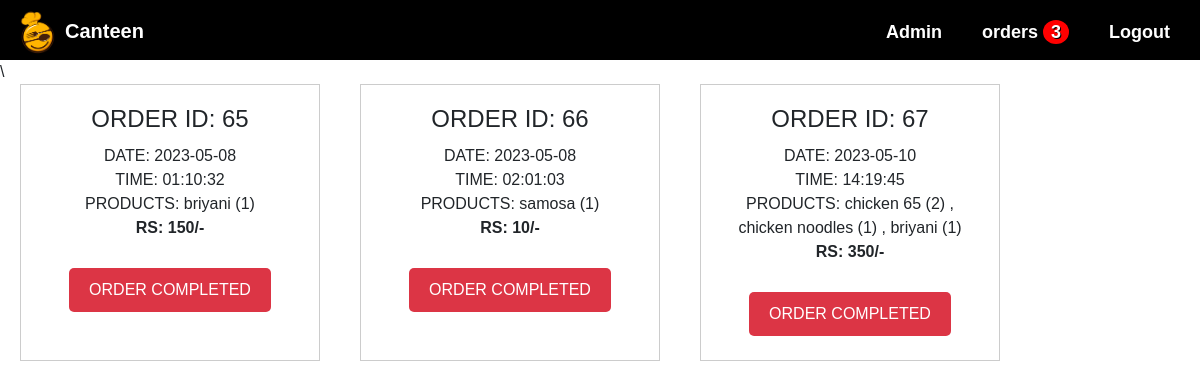
Page /admin_orders.php (signed in) on the committed database.
### tables this page shows
CREATE TABLE `order` (
  `date` date NOT NULL DEFAULT current_timestamp(),
  `time` time NOT NULL DEFAULT current_timestamp(),
  `order_id` int(10) NOT NULL,
  `user_id` int(100) NOT NULL,
  `user_name` varchar(225) NOT NULL,
  `number` varchar(10) NOT NULL,
  `department` varchar(225) NOT NULL,
  `total_products` varchar(300) NOT NULL,
  `total_price` int(50) NOT NULL,
  `payment_mode` varchar(100) NOT NULL
);

### admin_orders.php (the view, shortened to what this page needs)
<!DOCTYPE html>
<html lang="en">
<head>
    <link href="https://cdn.jsdelivr.net/npm/bootstrap@5.0.2/dist/css/bootstrap.min.css" rel="stylesheet"
>
  <link rel="stylesheet" href="https://kit.fontawesome.com/37384cedc2.css">
  <link rel="stylesheet" href="css/style.css">
  <link rel="stylesheet" href="css/style_table.css">\
  <link rel="stylesheet" href="css/view.css">
</head>
<body>
<?php
include 'admin_header.php';
include 'config.php';
$order_query = mysqli_query($conn, "SELECT * FROM `order`") or die('Query failed');
if(mysqli_num_rows($order_query) > 0){
  while ($order_row = mysqli_fetch_assoc($order_query)) {
    echo "<div class='product-container'>";
    $order_id = $order_row['order_id'];
    $order_date = $order_row['date'];
    $order_time = $order_row['time'];
    $order_products = $order_row['total_products'];
    $order_total_price = $order_row['total_price'];
    echo "<br>";
    echo "<div class='product-box'>";
    echo "<h3> ORDER ID: $order_id</h3>";
    echo "<p>DATE: $order_date</p>";
    echo "<p>TIME: $order_time</p>";
    echo "<p>PRODUCTS: $order_products</p>";
    echo "<p><b>RS: $order_total_price/-</b></p>";
    echo"<br>";
    echo "<td>
          <form method='POST' onsubmit='return confirm(\"Are you sure you want to delete this order?\")'>
            <input type='hidden' name='order_id' value='$order_id'>
            <button type='submit' name='delete_order' class='btn btn-danger'>ORDER COMPLETED</button>
          </form>
          </td>";
          echo "</div>";
  }
  echo "</div>";
}
?>
</body>
</html>

### admin_header.php (shortened to what this page needs)
<?php
include 'config.php';
if (isset($_SESSION['admin_id'])) {
  $select_rows = mysqli_query($conn, "SELECT * FROM `order`") or die('query failed');
  $row_count = mysqli_num_rows($select_rows);
}
?>
<header class="navbar">
  <div class="navbar-brand">
    <img src="logo/logo-PNG.png" alt="logo">Canteen</img>
  </div>
  <ul class="menu">
    <?php if (isset($_SESSION['admin_id'])) { ?>
      <li><a href="admin_page.php">Admin</a></li>
      <li><a href="admin_orders.php">orders <span><?php echo $row_count; ?></span></a></li>
      <li><a href="admin_header.php?logout=<?php echo $admin_id; ?>" onclick="return confirm('Are you sure, you want to logout?')" class="button">Logout</a></li>
    <?php } else { ?>
      <li><a href="admin_login.php">Login</a></li>
    <?php } ?>
  </ul>
</header>
<link rel="stylesheet" href="css/style.css">

### css/style.css (style rules this page uses)
* { box-sizing: border-box; }
header { position: fixed; top: 0; left: 0; width: 100%; height: 60px; background-color: #000000; color: white; display: flex; justify-content: space-between; align-items: center; padding: 10px; z-index: 10; }
body { margin: 0; padding: 0; font-family: sans-serif; padding-top: 60px; }
.navbar { position: fixed; top: 0; left: 0; width: 100%; height: 60px; background-color: #000000; color: white; display: flex; justify-content: space-between; align-items: center; padding: 0 10px; }
.navbar-brand img { height: 55px; }
.menu { display: flex; justify-content: flex-end; align-items: center; list-style: none; margin: 0; padding: 0; }
.menu li { margin: 0 10px; }
.menu a { display: block; padding: 10px; color: #ffffff; text-decoration: none; font-size: 18px; text-shadow: 1px 1px #000; transition: all 0.3s ease; }
.menu span { border-radius: 50%; padding: 2px 8px 2px 8px; background-color: red; color:rgb(255, 255, 255); }

### css/style_table.css (style rules this page uses)
* { margin: 0; padding: 0; box-sizing: border-box; }
header { background-color: #f1f1f1; text-align: center; padding: 20px; font-size: 24px; font-weight: bold; }
.btn, .edit-btn, .delete-btn, .link-btn, .check-btn, .visibility-btn , input[type="submit"] { display: inline-block; padding: 6px 12px; margin: 4px; border: none; border-radius: 4px; cursor: pointer; color: #fff; text-decoration: none; }
html { font-size: 16px; }

### css/view.css (style rules this page uses)
.product-container { display: flex; flex-wrap: wrap; gap: 20px; }
.product-box { border: 1px solid #ccc; padding: 20px; width: 300px; text-align: center; position: relative; }
.btn { padding: 10px 20px; border-radius: 5px; font-size: 16px; cursor: pointer; }
h3 { font-size: 24px; margin: 0 0 10px; }
p { margin: 0; }

### rows in the picture
order: order_id "65", date "2023-05-08", time "01:10:32", total_products "briyani (1)", total_price "150"
order: order_id "66", date "2023-05-08", time "02:01:03", total_products "samosa (1)", total_price "10"
order: order_id "67", date "2023-05-10", time "14:19:45", total_products "chicken 65 (2) , chicken noodles (1) , briyani (1)", total_price "350"

### other values in the picture
$row_count "3"
